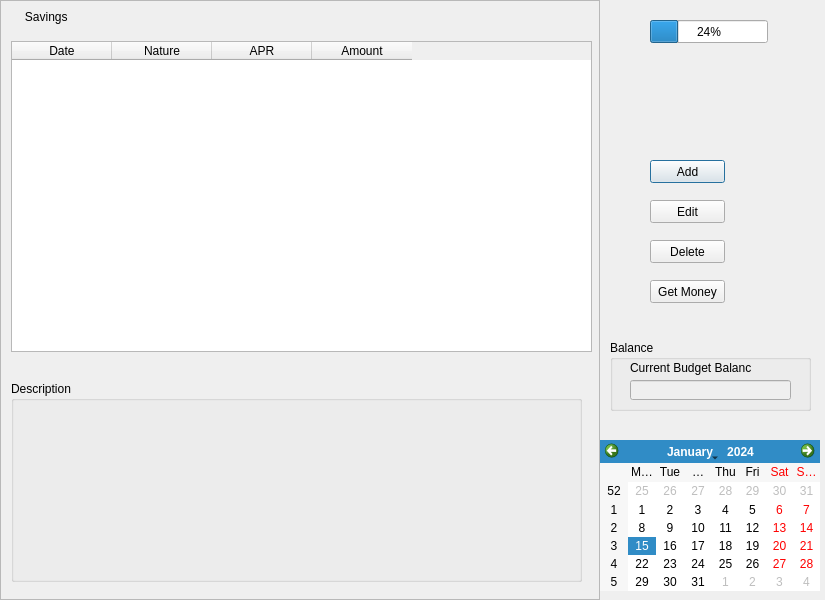
<?xml version="1.0" encoding="UTF-8"?>
<ui version="4.0">
 <class>savingsPage</class>
 <widget class="QDialog" name="savingsPage">
  <property name="geometry">
   <rect>
    <x>0</x>
    <y>0</y>
    <width>825</width>
    <height>600</height>
   </rect>
  </property>
  <property name="windowTitle">
   <string>Savings</string>
  </property>
  <widget class="QPushButton" name="addButton">
   <property name="geometry">
    <rect>
     <x>650</x>
     <y>160</y>
     <width>75</width>
     <height>23</height>
    </rect>
   </property>
   <property name="text">
    <string>Add</string>
   </property>
   <property name="icon">
    <iconset>
     <normaloff>add.gif</normaloff>add.gif</iconset>
   </property>
   <property name="iconSize">
    <size>
     <width>32</width>
     <height>22</height>
    </size>
   </property>
  </widget>
  <widget class="QPushButton" name="deleteButton">
   <property name="geometry">
    <rect>
     <x>650</x>
     <y>240</y>
     <width>75</width>
     <height>23</height>
    </rect>
   </property>
   <property name="text">
    <string>Delete</string>
   </property>
   <property name="icon">
    <iconset>
     <normaloff>delete.gif</normaloff>delete.gif</iconset>
   </property>
   <property name="iconSize">
    <size>
     <width>30</width>
     <height>18</height>
    </size>
   </property>
  </widget>
  <widget class="QPushButton" name="editButton">
   <property name="geometry">
    <rect>
     <x>650</x>
     <y>200</y>
     <width>75</width>
     <height>23</height>
    </rect>
   </property>
   <property name="text">
    <string>Edit</string>
   </property>
   <property name="icon">
    <iconset>
     <normaloff>edit.gif</normaloff>edit.gif</iconset>
   </property>
   <property name="iconSize">
    <size>
     <width>34</width>
     <height>24</height>
    </size>
   </property>
  </widget>
  <widget class="QCalendarWidget" name="calendar">
   <property name="geometry">
    <rect>
     <x>600</x>
     <y>440</y>
     <width>220</width>
     <height>151</height>
    </rect>
   </property>
  </widget>
  <widget class="QProgressBar" name="progressBar">
   <property name="geometry">
    <rect>
     <x>650</x>
     <y>20</y>
     <width>118</width>
     <height>23</height>
    </rect>
   </property>
   <property name="value">
    <number>24</number>
   </property>
  </widget>
  <widget class="QPushButton" name="pushButton">
   <property name="geometry">
    <rect>
     <x>650</x>
     <y>280</y>
     <width>75</width>
     <height>23</height>
    </rect>
   </property>
   <property name="text">
    <string>Get Money</string>
   </property>
  </widget>
  <widget class="QGroupBox" name="balanceBox">
   <property name="geometry">
    <rect>
     <x>610</x>
     <y>340</y>
     <width>201</width>
     <height>71</height>
    </rect>
   </property>
   <property name="title">
    <string>Balance</string>
   </property>
   <widget class="QLabel" name="currentBalanceLabel">
    <property name="geometry">
     <rect>
      <x>20</x>
      <y>20</y>
      <width>121</width>
      <height>16</height>
     </rect>
    </property>
    <property name="text">
     <string>Current Budget Balance:</string>
    </property>
   </widget>
   <widget class="QLineEdit" name="currentBalanceLineEdit">
    <property name="enabled">
     <bool>false</bool>
    </property>
    <property name="geometry">
     <rect>
      <x>20</x>
      <y>40</y>
      <width>161</width>
      <height>20</height>
     </rect>
    </property>
   </widget>
  </widget>
  <widget class="QScrollArea" name="scrollArea">
   <property name="geometry">
    <rect>
     <x>0</x>
     <y>0</y>
     <width>600</width>
     <height>600</height>
    </rect>
   </property>
   <property name="widgetResizable">
    <bool>true</bool>
   </property>
   <widget class="QWidget" name="scrollAreaWidgetContents">
    <property name="geometry">
     <rect>
      <x>0</x>
      <y>0</y>
      <width>598</width>
      <height>598</height>
     </rect>
    </property>
    <widget class="QTableWidget" name="savingsLabel_2">
     <property name="geometry">
      <rect>
       <x>10</x>
       <y>40</y>
       <width>581</width>
       <height>311</height>
      </rect>
     </property>
     <column>
      <property name="text">
       <string>Date</string>
      </property>
     </column>
     <column>
      <property name="text">
       <string>Nature</string>
      </property>
     </column>
     <column>
      <property name="text">
       <string>APR</string>
      </property>
     </column>
     <column>
      <property name="text">
       <string>Amount</string>
      </property>
     </column>
    </widget>
    <widget class="QLabel" name="savingsLabel">
     <property name="geometry">
      <rect>
       <x>14</x>
       <y>0</y>
       <width>571</width>
       <height>31</height>
      </rect>
     </property>
     <property name="styleSheet">
      <string notr="true">font: 18pt &quot;MS Shell Dlg 2&quot;;</string>
     </property>
     <property name="text">
      <string>   Savings</string>
     </property>
    </widget>
    <widget class="QGroupBox" name="descriptionBox">
     <property name="geometry">
      <rect>
       <x>10</x>
       <y>380</y>
       <width>571</width>
       <height>201</height>
      </rect>
     </property>
     <property name="title">
      <string>Description</string>
     </property>
    </widget>
   </widget>
  </widget>
 </widget>
 <tabstops>
  <tabstop>scrollArea</tabstop>
  <tabstop>savingsLabel_2</tabstop>
  <tabstop>addButton</tabstop>
  <tabstop>editButton</tabstop>
  <tabstop>deleteButton</tabstop>
  <tabstop>pushButton</tabstop>
  <tabstop>currentBalanceLineEdit</tabstop>
  <tabstop>calendar</tabstop>
 </tabstops>
 <resources/>
 <connections/>
</ui>
